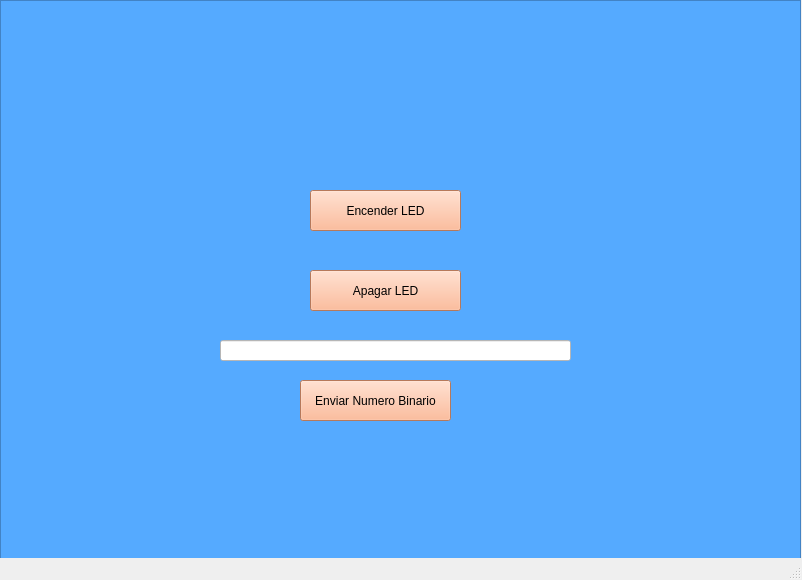
<?xml version="1.0" encoding="UTF-8"?>
<ui version="4.0">
 <class>MainWindow</class>
 <widget class="QMainWindow" name="MainWindow">
  <property name="geometry">
   <rect>
    <x>0</x>
    <y>0</y>
    <width>802</width>
    <height>580</height>
   </rect>
  </property>
  <property name="windowTitle">
   <string>MainWindow</string>
  </property>
  <widget class="QWidget" name="centralwidget">
   <widget class="QFrame" name="frame">
    <property name="geometry">
     <rect>
      <x>0</x>
      <y>0</y>
      <width>801</width>
      <height>611</height>
     </rect>
    </property>
    <property name="styleSheet">
     <string notr="true">background-color: rgb(85, 170, 255);</string>
    </property>
    <property name="frameShape">
     <enum>QFrame::StyledPanel</enum>
    </property>
    <property name="frameShadow">
     <enum>QFrame::Raised</enum>
    </property>
    <widget class="QPushButton" name="pushButton">
     <property name="geometry">
      <rect>
       <x>310</x>
       <y>190</y>
       <width>151</width>
       <height>41</height>
      </rect>
     </property>
     <property name="styleSheet">
      <string notr="true">background-color: rgb(255, 170, 127);</string>
     </property>
     <property name="text">
      <string>Encender LED</string>
     </property>
    </widget>
    <widget class="QPushButton" name="pushButton_2">
     <property name="geometry">
      <rect>
       <x>310</x>
       <y>270</y>
       <width>151</width>
       <height>41</height>
      </rect>
     </property>
     <property name="styleSheet">
      <string notr="true">background-color: rgb(255, 170, 127);</string>
     </property>
     <property name="text">
      <string>Apagar LED</string>
     </property>
    </widget>
    <widget class="QLineEdit" name="lineEdit">
     <property name="geometry">
      <rect>
       <x>220</x>
       <y>340</y>
       <width>351</width>
       <height>21</height>
      </rect>
     </property>
     <property name="styleSheet">
      <string notr="true">background-color: rgb(255, 255, 255);</string>
     </property>
    </widget>
    <widget class="QPushButton" name="pushButton_3">
     <property name="geometry">
      <rect>
       <x>300</x>
       <y>380</y>
       <width>151</width>
       <height>41</height>
      </rect>
     </property>
     <property name="styleSheet">
      <string notr="true">background-color: rgb(255, 170, 127);</string>
     </property>
     <property name="text">
      <string>Enviar Numero Binario</string>
     </property>
    </widget>
   </widget>
  </widget>
  <widget class="QStatusBar" name="statusbar"/>
 </widget>
 <resources/>
 <connections/>
</ui>
